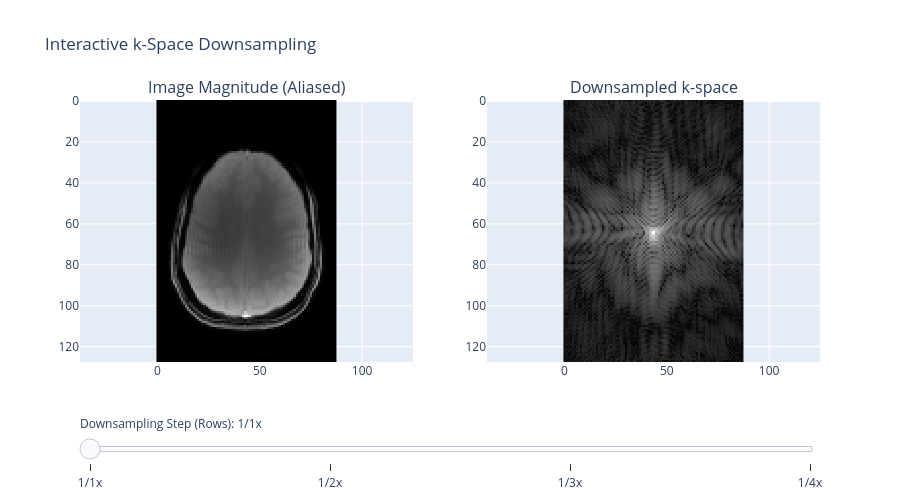

Source (notebook cell):
### Code cell
#| label: fig3

import numpy as np
import plotly.graph_objects as go
from plotly.subplots import make_subplots

# 1. Load the k-space data
k_space = np.load('kspace_combined.npy')
rows, cols = k_space.shape

# 2. Initialize Plotly subplots
fig = make_subplots(rows=1, cols=2, subplot_titles=("Image Magnitude (Aliased)", "Downsampled k-space"))
frames = []
steps = []

# 3. Pre-calculate frames for different downsampling step sizes (1 = full, 2 = half, 3, 4)
# Step size corresponds to taking every n-th row
step_factors = [1, 2, 3, 4]

for i, sf in enumerate(step_factors):
    # Downsample k-space by taking every 'sf'-th row
    k_space_downsampled = k_space[::sf, :]
    
    # Transform back to image space
    img_downsampled = np.fft.fftshift(np.fft.ifft2(np.fft.ifftshift(k_space_downsampled)))
    img_mag = np.abs(img_downsampled)
    
    # Logarithmic transformation for k-space visualization
    k_space_log = np.log(np.abs(k_space_downsampled) + 1e-5)
    
    # Add initial traces (Frame 0, step factor = 1)
    if i == 0:
        fig.add_trace(go.Heatmap(z=img_mag, colorscale='gray', showscale=False), row=1, col=1)
        fig.add_trace(go.Heatmap(z=k_space_log, colorscale='gray', showscale=False), row=1, col=2)
        
    # Append frame for the current downsampling factor
    frames.append(go.Frame(data=[go.Heatmap(z=img_mag), go.Heatmap(z=k_space_log)], name=str(sf)))
    
    # Configure slider step
    step = dict(
        method="animate",
        args=[[str(sf)], {"mode": "immediate", "frame": {"duration": 0, "redraw": True}, "transition": {"duration": 0}}],
        label=f"1/{sf}x"
    )
    steps.append(step)

# 4. Apply layout, slider, and aspect ratio lock
fig.frames = frames
sliders = [dict(
    active=0,
    currentvalue={"prefix": "Downsampling Step (Rows): "},
    pad={"t": 50},
    steps=steps
)]

fig.update_layout(
    sliders=sliders, 
    height=500, 
    title="Interactive k-Space Downsampling",
    yaxis=dict(scaleanchor="x", autorange="reversed"),
    yaxis2=dict(scaleanchor="x2", autorange="reversed")
)

fig

### Figure 1 — Plotly figure (JSON) as saved in the notebook; plotly's stock layout.template omitted (floating-point values rounded to 4 significant figures; data arrays with more than 128 entries replaced by an {"elided": "..."} marker saying what was removed)
{"data": [{"colorscale": [[0, "rgb(0, 0, 0)"], [0.09091, "rgb(16, 16, 16)"], [0.1818, "rgb(38, 38, 38)"], [0.2727, "rgb(59, 59, 59)"], [0.3636, "rgb(81, 80, 80)"], [0.4545, "rgb(102, 101, 101)"], [0.5455, "rgb(124, 123, 122)"], [0.6364, "rgb(146, 146, 145)"], [0.7273, "rgb(171, 171, 170)"], [0.8182, "rgb(197, 197, 195)"], [0.9091, "rgb(224, 224, 223)"], [1, "rgb(254, 254, 253)"]], "showscale": false, "type": "heatmap", "xaxis": "x", "yaxis": "y", "z": {"elided": "128x88 float values"}}, {"colorscale": [[0, "rgb(0, 0, 0)"], [0.09091, "rgb(16, 16, 16)"], [0.1818, "rgb(38, 38, 38)"], [0.2727, "rgb(59, 59, 59)"], [0.3636, "rgb(81, 80, 80)"], [0.4545, "rgb(102, 101, 101)"], [0.5455, "rgb(124, 123, 122)"], [0.6364, "rgb(146, 146, 145)"], [0.7273, "rgb(171, 171, 170)"], [0.8182, "rgb(197, 197, 195)"], [0.9091, "rgb(224, 224, 223)"], [1, "rgb(254, 254, 253)"]], "showscale": false, "type": "heatmap", "xaxis": "x2", "yaxis": "y2", "z": {"elided": "128x88 float values"}}], "layout": {"annotations": [{"font": {"size": 16}, "showarrow": false, "text": "Image Magnitude (Aliased)", "x": 0.225, "xanchor": "center", "xref": "paper", "y": 1, "yanchor": "bottom", "yref": "paper"}, {"font": {"size": 16}, "showarrow": false, "text": "Downsampled k-space", "x": 0.775, "xanchor": "center", "xref": "paper", "y": 1, "yanchor": "bottom", "yref": "paper"}], "height": 500, "sliders": [{"active": 0, "currentvalue": {"prefix": "Downsampling Step (Rows): "}, "pad": {"t": 50}, "steps": [{"args": [["1"], {"frame": {"duration": 0, "redraw": true}, "mode": "immediate", "transition": {"duration": 0}}], "label": "1/1x", "method": "animate"}, {"args": [["2"], {"frame": {"duration": 0, "redraw": true}, "mode": "immediate", "transition": {"duration": 0}}], "label": "1/2x", "method": "animate"}, {"args": [["3"], {"frame": {"duration": 0, "redraw": true}, "mode": "immediate", "transition": {"duration": 0}}], "label": "1/3x", "method": "animate"}, {"args": [["4"], {"frame": {"duration": 0, "redraw": true}, "mode": "immediate", "transition": {"duration": 0}}], "label": "1/4x", "method": "animate"}]}], "title": {"text": "Interactive k-Space Downsampling"}, "xaxis": {"anchor": "y", "domain": [0, 0.45]}, "xaxis2": {"anchor": "y2", "domain": [0.55, 1]}, "yaxis": {"anchor": "x", "autorange": "reversed", "domain": [0, 1], "scaleanchor": "x"}, "yaxis2": {"anchor": "x2", "autorange": "reversed", "domain": [0, 1], "scaleanchor": "x2"}}}
